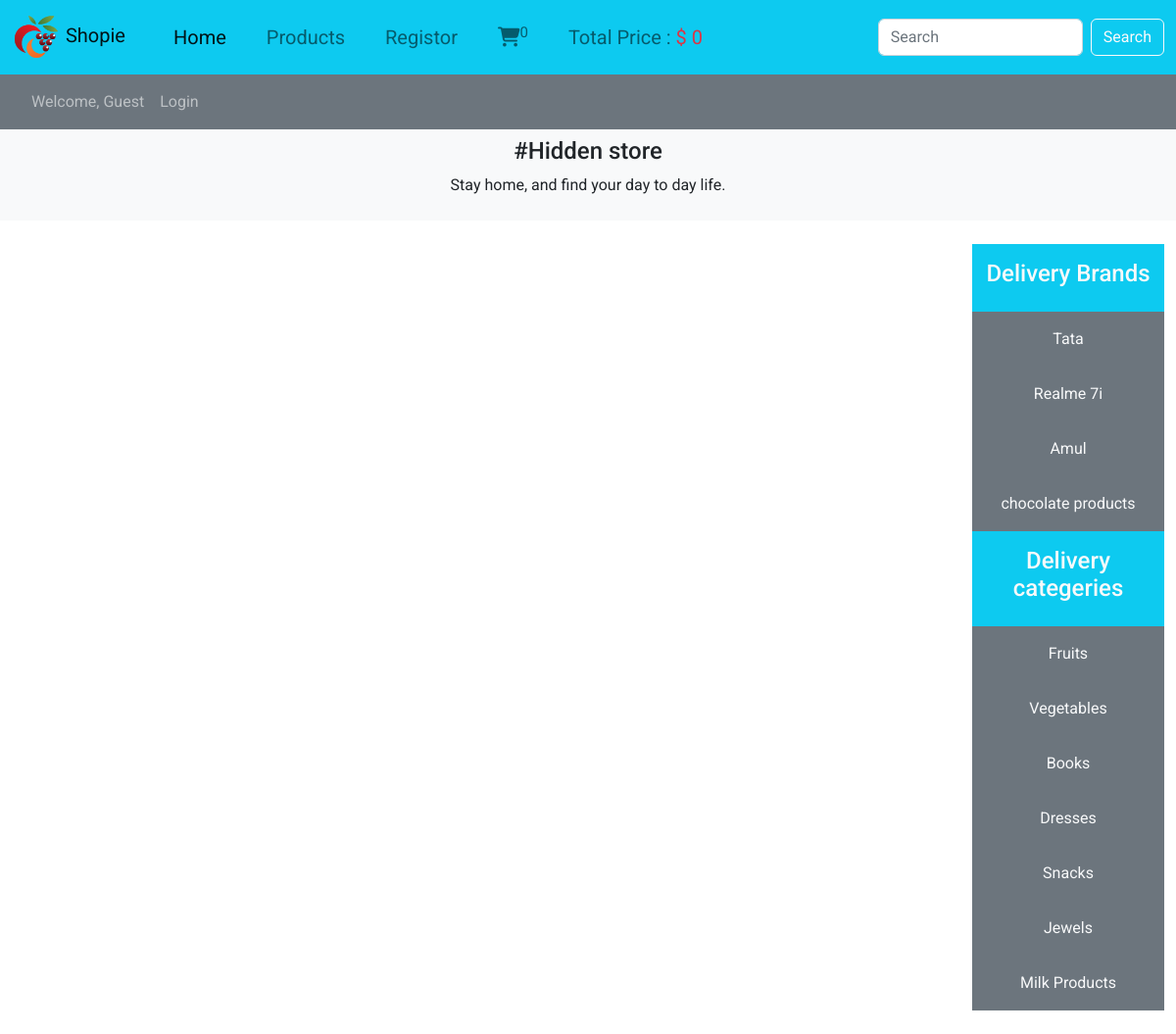
The page /search_product.php on the database its author committed.
### tables this page shows
CREATE TABLE `brands` (
  `brand_id` int(10) NOT NULL,
  `brand_name` varchar(100) NOT NULL
);

CREATE TABLE `categories` (
  `cat_id` int(10) NOT NULL,
  `cat_name` varchar(100) NOT NULL
);

### search_product.php (the view, shortened to what this page needs)
<!doctype html>
<html lang="en">
<?php
include("./functions/function.php");
?>
<head>
  <link rel="stylesheet" href="style.css">
  <link href="https://cdn.jsdelivr.net/npm/bootstrap@5.2.1/dist/css/bootstrap.min.css" rel="stylesheet"
>
    <link rel="stylesheet" href="https://cdnjs.cloudflare.com/ajax/libs/font-awesome/6.3.0/css/all.min.css"
 />
</head>
<body>
    <div class="container-fluid p-0">
     <?php
     include("header.php");
     ?>
<div class="product-details">
    <div class="row p-4">
        <div class="col-md-10">
        </div>
        <div class="col-md-2 bg-secondary p-0">
            <ul class="navbar-nav me-auto p-0">
                <li class="nav-item bg-info text-light p-2">
                    <a href="#" class="nav-link">
                        <h4 class="text-center ">Delivery Brands</h4>
                    </a>
                </li>
                <?php
                include("config.php");
                   $sql_brand1="SELECT * FROM `brands`;";
                   $result_brand1=mysqli_query($con,$sql_brand1);
                   while($data1=mysqli_fetch_assoc($result_brand1)){
                    $brand_id=$data1['brand_id'];
                ?>
                <li class="nav-item text-center text-light p-2">
                    <a href="index.php?brand_id=<?php echo $brand_id; ?>" class="nav-link">
                      <?php echo $data1['brand_name']; ?>
                    </a>
                </li>
                <?php
                   }
                ?>
            </ul>
            <ul class="navbar-nav me-auto p-0">
                <li class="nav-item bg-info text-light p-2">
                    <a href="index.php?catg_id=<?php echo $brand_id; ?>" class="nav-link">
                        <h4 class="text-center ">Delivery categeries</h4>
                    </a>
                </li>
                <?php
                   $sql_select1="SELECT * FROM `categories`;";
                   $result_sel1=mysqli_query($con,$sql_select1);
                   while($data2=mysqli_fetch_assoc($result_sel1)){
                    $catg_id=$data2['cat_id'];
                ?>
                <li class="nav-item text-center text-light p-2">
                    <a href="index.php?catg_id=<?php echo $catg_id; ?>" class="nav-link">
                      <?php echo $data2['cat_name']; ?>
                    </a>
                </li>
                <?php
                   }
                ?>
            </ul>
        </div>
    </div>
</div>
    </div>
</body>
</html>

### style.css (style rules this page uses)
body { font-family: 'Roboto', sans-serif !important; }

### rows shown on the page
brands: brand_name "Tata"
brands: brand_name "Realme 7i"
brands: brand_name "Amul"
brands: brand_name "chocolate products"
categories: cat_name "Fruits"
categories: cat_name "Vegetables"
categories: cat_name "Books"
categories: cat_name "Dresses"
categories: cat_name "Snacks"
categories: cat_name "Jewels"
categories: cat_name "Milk Products"

### other values the page prints
$count "0"
$total "0"
